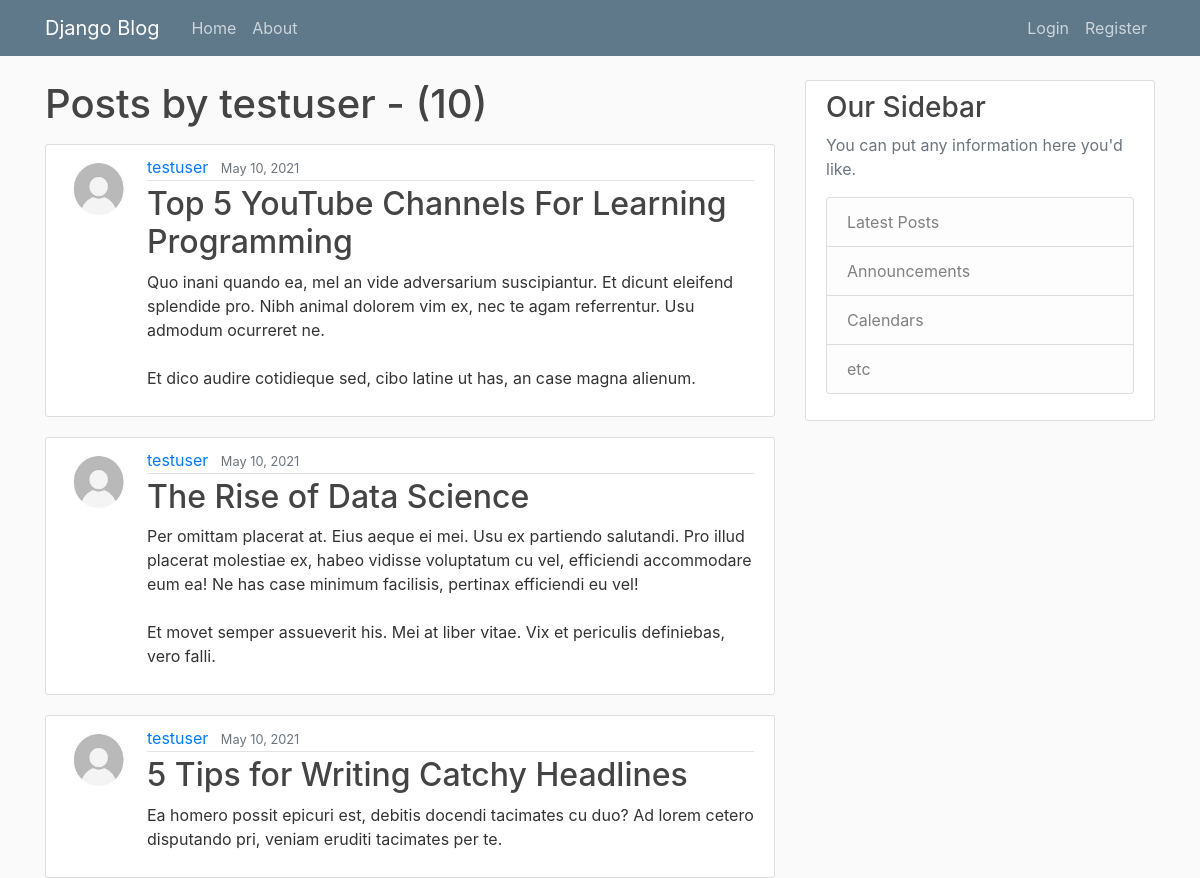
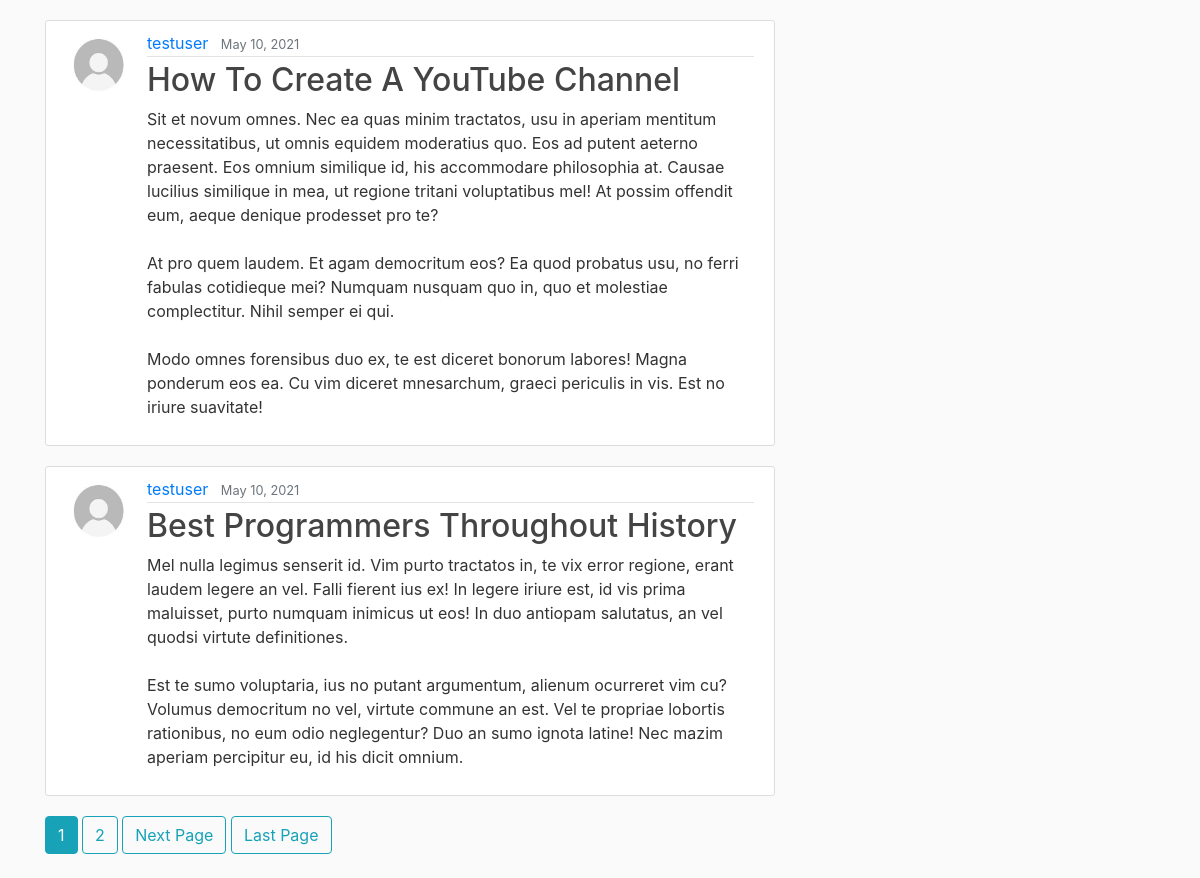
The app's page /user/testuser with its own data (2 pictures, top to bottom).
### blog/models.py (models this page shows, shortened)
class Post(models.Model):
    title = models.CharField(max_length=100)
    content = models.TextField()
    date_posted = models.DateTimeField(default=timezone.now)
    author = models.ForeignKey(User, on_delete=models.CASCADE)

### users/models.py (models this page shows, shortened)
class Profile(models.Model):
    user = models.OneToOneField(User, on_delete=models.CASCADE)
    image = models.ImageField(default = 'default.jpg', upload_to = 'profile_pics')

### blog/views.py (the view)
# urls.py: path('user/<str:username>', UserPostListView.as_view(), name='user-posts'),
class UserPostListView(ListView):
    model = Post
    template_name = 'blog/user_posts.html'
    context_object_name = 'posts'
    paginate_by = 5
    def get_queryset(self):
        user = get_object_or_404(User, username=self.kwargs.get('username'))
        return Post.objects.filter(author=user).order_by('-date_posted')

### blog/templates/blog/user_posts.html (shortened to what this page needs)
{% extends "blog/base.html" %}
{% block content %}
    <h1 class="mb-3">Posts by {{ view.kwargs.username }} - ({{ page_obj.paginator.count }})</h1>
        {% for post in posts %}
        <article class="media content-section">
          <img class="rounded-circle article-img" src="{{ post.author.profile.image.url }}">
                <div class="media-body">
                  <div class="article-metadata">
                    <a class="mr-2" href="{% url 'user-posts' post.author.username %}">{{ post.author }}</a>
                    <small class="text-muted">{{ post.date_posted|date:"F d, Y" }}</small>
                  </div>
                  <h2><a class="article-title" href="{% url 'post-detail' post.id %}">{{ post.title }}</a></h2>
                  <p class="article-content">{{ post.content }}</p>
                </div>
        </article>
        {% endfor %}
        {% if is_paginated%}
         {% for num in page_obj.paginator.page_range %}
          {% if page_obj.number == num %}
           <a class="btn btn-info mb-4" href="?page={{ num }}">{{ num }}</a>
          {% elif num > page_obj.number|add:'-3' and num < page_obj.number|add:'3' %}
          <a class="btn btn-outline-info mb-4" href="?page={{ num }}">{{ num }}</a>
          {% endif %}
         {% endfor %}
         {% if page_obj.has_next %}
          <a class="btn btn-outline-info mb-4" href="?page={{ page_obj.next_page_number}}">Next Page</a>
          <a class="btn btn-outline-info mb-4" href="?page={{ page_obj.paginator.num_pages }}">Last Page</a>
         {% endif %}
        {% endif %}
{% endblock content %}

### blog/templates/blog/base.html (shortened to what this page needs)
{% load static %}
<!DOCTYPE html>
<html>
    <head>
        <link rel="stylesheet" href="https://maxcdn.bootstrapcdn.com/bootstrap/4.0.0/css/bootstrap.min.css">
        <link rel="stylesheet" type="text/css" href="{% static 'blog/main.css' %}">
    </head>
    <body>
        <header class="site-header">
            <nav class="navbar navbar-expand-md navbar-dark bg-steel fixed-top">
              <div class="container">
                <a class="navbar-brand mr-4" href="{% url 'blog-home' %}">Django Blog</a>
                <div class="collapse navbar-collapse" id="navbarToggle">
                  <div class="navbar-nav mr-auto">
                    <a class="nav-item nav-link" href="{% url 'blog-home' %}">Home</a>
                    <a class="nav-item nav-link" href="{% url 'blog-about' %}">About</a>
                  </div>
                  <div class="navbar-nav">
                    {% if user.is_authenticated %}
                    <a class="nav-item nav-link" href="{% url 'post-create' %}">New Post</a>
                    <a class="nav-item nav-link" href="{% url 'profile' %}">Profile</a>
                    <a class="nav-item nav-link" href="{% url 'logout' %}">Logout</a>
                    {% else %}
                    <a class="nav-item nav-link" href="{% url 'login' %}">Login</a>
                    <a class="nav-item nav-link" href="{% url 'register' %}">Register</a>
                    {% endif %}
                  </div>
                </div>
              </div>
            </nav>
          </header>
          <main role="main" class="container">
            <div class="row">
              <div class="col-md-8">
                {% block content %}{% endblock %}
              </div>
              <div class="col-md-4">
                <div class="content-section">
                  <h3>Our Sidebar</h3>
                  <p class='text-muted'>You can put any information here you'd like.
                    <ul class="list-group">
                      <li class="list-group-item list-group-item-light">Latest Posts</li>
                      <li class="list-group-item list-group-item-light">Announcements</li>
                      <li class="list-group-item list-group-item-light">Calendars</li>
                      <li class="list-group-item list-group-item-light">etc</li>
                    </ul>
                  </p>
                </div>
              </div>
            </div>
          </main>
    </body>
</html>

### blog/static/blog/main.css (style rules this page uses)
body { background: #fafafa; color: #333333; margin-top: 5rem; }
h1, h2, h3, h4, h5, h6 { color: #444444; }
ul { margin: 0; }
.bg-steel { background-color: #5f788a; }
.site-header .navbar-nav .nav-link { color: #cbd5db; }
.content-section { background: #ffffff; padding: 10px 20px; border: 1px solid #dddddd; border-radius: 3px; margin-bottom: 20px; }
.article-title { color: #444444; }
.article-content { white-space: pre-line; }
.article-img { height: 65px; width: 65px; margin-right: 16px; }
.article-metadata { padding-bottom: 1px; margin-bottom: 4px; border-bottom: 1px solid #e3e3e3 }

### records on screen
Post: author.profile.image (placeholder picture), author "testuser", date_posted "May 10, 2021", title "Top 5 YouTube Channels For Learning Programming", content "Quo inani quando ea, mel an vide adversarium suscipiantur. Et dicunt eleifend splendide pro. Nibh animal dolorem vim ex, nec te agam referrentur. Usu admodum ocurreret ne. Et dico audire cotidieque sed, cibo latine ut has, an case magna alienum."
Post: author.profile.image (placeholder picture), author "testuser", date_posted "May 10, 2021", title "The Rise of Data Science", content "Per omittam placerat at. Eius aeque ei mei. Usu ex partiendo salutandi. Pro illud placerat molestiae ex, habeo vidisse voluptatum cu vel, efficiendi accommodare eum ea! Ne has case minimum facilisis, pertinax efficiendi eu vel! Et movet semper assueverit his. Mei at liber vitae. Vix et periculis definiebas, vero falli."
Post: author.profile.image (placeholder picture), author "testuser", date_posted "May 10, 2021", title "5 Tips for Writing Catchy Headlines", content "Ea homero possit epicuri est, debitis docendi tacimates cu duo? Ad lorem cetero disputando pri, veniam eruditi tacimates per te."
Post: author.profile.image (placeholder picture), author "testuser", date_posted "May 10, 2021", title "How To Create A YouTube Channel", content "Sit et novum omnes. Nec ea quas minim tractatos, usu in aperiam mentitum necessitatibus, ut omnis equidem moderatius quo. Eos ad putent aeterno praesent. Eos omnium similique id, his accommodare philosophia at. Causae lucilius similique in mea, ut regione tritani voluptatibus mel! At possim offendit eum, aeque denique prodesset pro te? At pro quem laudem. Et agam democritum eos? Ea quod probatus usu, no ferri fabulas cotidieque mei? Numquam nusquam quo in, quo et molestiae complectitur. Nihil semper ei qui. Modo omnes forensibus duo ex, te est diceret bonorum labores! Magna ponderum eos ea. Cu vim diceret mnesarchum, graeci periculis in vis. Est no iriure suavitate!"
Post: author.profile.image (placeholder picture), author "testuser", date_posted "May 10, 2021", title "Best Programmers Throughout History", content "Mel nulla legimus senserit id. Vim purto tractatos in, te vix error regione, erant laudem legere an vel. Falli fierent ius ex! In legere iriure est, id vis prima maluisset, purto numquam inimicus ut eos! In duo antiopam salutatus, an vel quodsi virtute definitiones. Est te sumo voluptaria, ius no putant argumentum, alienum ocurreret vim cu? Volumus democritum no vel, virtute commune an est. Vel te propriae lobortis rationibus, no eum odio neglegentur? Duo an sumo ignota latine! Nec mazim aperiam percipitur eu, id his dicit omnium."

### other values on screen
{{ view.kwargs.username }} "testuser"
{{ page_obj.paginator.count }} "10"
{{ num }} "1"
{{ num }} "2"
